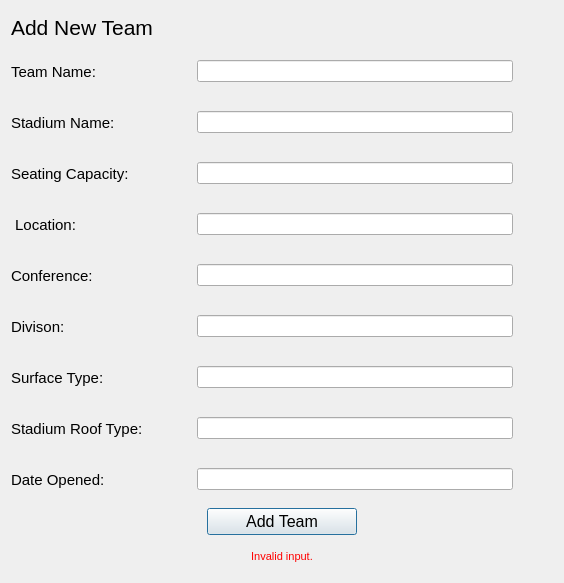
<?xml version="1.0" encoding="UTF-8"?>
<ui version="4.0">
 <class>AddTeamWindow</class>
 <widget class="QDialog" name="AddTeamWindow">
  <property name="geometry">
   <rect>
    <x>0</x>
    <y>0</y>
    <width>564</width>
    <height>583</height>
   </rect>
  </property>
  <property name="minimumSize">
   <size>
    <width>560</width>
    <height>580</height>
   </size>
  </property>
  <property name="windowTitle">
   <string>Add a New Team</string>
  </property>
  <layout class="QVBoxLayout" name="verticalLayout">
   <item>
    <layout class="QHBoxLayout" name="horizontalLayout_11">
     <item>
      <widget class="QLabel" name="label">
       <property name="font">
        <font>
         <pointsize>16</pointsize>
        </font>
       </property>
       <property name="text">
        <string>Add New Team</string>
       </property>
      </widget>
     </item>
     <item>
      <spacer name="horizontalSpacer_21">
       <property name="orientation">
        <enum>Qt::Horizontal</enum>
       </property>
       <property name="sizeHint" stdset="0">
        <size>
         <width>40</width>
         <height>20</height>
        </size>
       </property>
      </spacer>
     </item>
    </layout>
   </item>
   <item>
    <layout class="QHBoxLayout" name="horizontalLayout_9">
     <item>
      <widget class="QLabel" name="label_2">
       <property name="sizePolicy">
        <sizepolicy hsizetype="Minimum" vsizetype="Minimum">
         <horstretch>0</horstretch>
         <verstretch>0</verstretch>
        </sizepolicy>
       </property>
       <property name="minimumSize">
        <size>
         <width>140</width>
         <height>45</height>
        </size>
       </property>
       <property name="font">
        <font>
         <pointsize>11</pointsize>
        </font>
       </property>
       <property name="text">
        <string>Team Name:</string>
       </property>
      </widget>
     </item>
     <item>
      <spacer name="horizontalSpacer">
       <property name="orientation">
        <enum>Qt::Horizontal</enum>
       </property>
       <property name="sizeType">
        <enum>QSizePolicy::Fixed</enum>
       </property>
       <property name="sizeHint" stdset="0">
        <size>
         <width>40</width>
         <height>20</height>
        </size>
       </property>
      </spacer>
     </item>
     <item>
      <widget class="QLineEdit" name="teamNameInput">
       <property name="sizePolicy">
        <sizepolicy hsizetype="MinimumExpanding" vsizetype="Fixed">
         <horstretch>0</horstretch>
         <verstretch>0</verstretch>
        </sizepolicy>
       </property>
       <property name="minimumSize">
        <size>
         <width>60</width>
         <height>0</height>
        </size>
       </property>
      </widget>
     </item>
     <item>
      <spacer name="horizontalSpacer_12">
       <property name="orientation">
        <enum>Qt::Horizontal</enum>
       </property>
       <property name="sizeType">
        <enum>QSizePolicy::Fixed</enum>
       </property>
       <property name="sizeHint" stdset="0">
        <size>
         <width>40</width>
         <height>20</height>
        </size>
       </property>
      </spacer>
     </item>
    </layout>
   </item>
   <item>
    <layout class="QHBoxLayout" name="horizontalLayout_8">
     <item>
      <widget class="QLabel" name="label_3">
       <property name="sizePolicy">
        <sizepolicy hsizetype="Minimum" vsizetype="Minimum">
         <horstretch>0</horstretch>
         <verstretch>0</verstretch>
        </sizepolicy>
       </property>
       <property name="minimumSize">
        <size>
         <width>140</width>
         <height>45</height>
        </size>
       </property>
       <property name="font">
        <font>
         <pointsize>11</pointsize>
        </font>
       </property>
       <property name="text">
        <string>Stadium Name:</string>
       </property>
      </widget>
     </item>
     <item>
      <spacer name="horizontalSpacer_2">
       <property name="orientation">
        <enum>Qt::Horizontal</enum>
       </property>
       <property name="sizeType">
        <enum>QSizePolicy::Fixed</enum>
       </property>
       <property name="sizeHint" stdset="0">
        <size>
         <width>40</width>
         <height>20</height>
        </size>
       </property>
      </spacer>
     </item>
     <item>
      <widget class="QLineEdit" name="stadiumNameInput">
       <property name="sizePolicy">
        <sizepolicy hsizetype="MinimumExpanding" vsizetype="Fixed">
         <horstretch>0</horstretch>
         <verstretch>0</verstretch>
        </sizepolicy>
       </property>
       <property name="minimumSize">
        <size>
         <width>60</width>
         <height>0</height>
        </size>
       </property>
      </widget>
     </item>
     <item>
      <spacer name="horizontalSpacer_13">
       <property name="orientation">
        <enum>Qt::Horizontal</enum>
       </property>
       <property name="sizeType">
        <enum>QSizePolicy::Fixed</enum>
       </property>
       <property name="sizeHint" stdset="0">
        <size>
         <width>40</width>
         <height>20</height>
        </size>
       </property>
      </spacer>
     </item>
    </layout>
   </item>
   <item>
    <layout class="QHBoxLayout" name="horizontalLayout_7">
     <item>
      <widget class="QLabel" name="label_5">
       <property name="sizePolicy">
        <sizepolicy hsizetype="Minimum" vsizetype="Minimum">
         <horstretch>0</horstretch>
         <verstretch>0</verstretch>
        </sizepolicy>
       </property>
       <property name="minimumSize">
        <size>
         <width>140</width>
         <height>45</height>
        </size>
       </property>
       <property name="font">
        <font>
         <pointsize>11</pointsize>
        </font>
       </property>
       <property name="text">
        <string>Seating Capacity:</string>
       </property>
      </widget>
     </item>
     <item>
      <spacer name="horizontalSpacer_3">
       <property name="orientation">
        <enum>Qt::Horizontal</enum>
       </property>
       <property name="sizeType">
        <enum>QSizePolicy::Fixed</enum>
       </property>
       <property name="sizeHint" stdset="0">
        <size>
         <width>40</width>
         <height>20</height>
        </size>
       </property>
      </spacer>
     </item>
     <item>
      <widget class="QLineEdit" name="seatingCapacityInput">
       <property name="sizePolicy">
        <sizepolicy hsizetype="MinimumExpanding" vsizetype="Fixed">
         <horstretch>0</horstretch>
         <verstretch>0</verstretch>
        </sizepolicy>
       </property>
       <property name="minimumSize">
        <size>
         <width>60</width>
         <height>0</height>
        </size>
       </property>
      </widget>
     </item>
     <item>
      <spacer name="horizontalSpacer_14">
       <property name="orientation">
        <enum>Qt::Horizontal</enum>
       </property>
       <property name="sizeType">
        <enum>QSizePolicy::Fixed</enum>
       </property>
       <property name="sizeHint" stdset="0">
        <size>
         <width>40</width>
         <height>20</height>
        </size>
       </property>
      </spacer>
     </item>
    </layout>
   </item>
   <item>
    <layout class="QHBoxLayout" name="horizontalLayout_6">
     <item>
      <widget class="QLabel" name="label_4">
       <property name="sizePolicy">
        <sizepolicy hsizetype="Minimum" vsizetype="Minimum">
         <horstretch>0</horstretch>
         <verstretch>0</verstretch>
        </sizepolicy>
       </property>
       <property name="minimumSize">
        <size>
         <width>140</width>
         <height>45</height>
        </size>
       </property>
       <property name="font">
        <font>
         <pointsize>11</pointsize>
        </font>
       </property>
       <property name="text">
        <string> Location:</string>
       </property>
      </widget>
     </item>
     <item>
      <spacer name="horizontalSpacer_4">
       <property name="orientation">
        <enum>Qt::Horizontal</enum>
       </property>
       <property name="sizeType">
        <enum>QSizePolicy::Fixed</enum>
       </property>
       <property name="sizeHint" stdset="0">
        <size>
         <width>40</width>
         <height>20</height>
        </size>
       </property>
      </spacer>
     </item>
     <item>
      <widget class="QLineEdit" name="locationInput">
       <property name="sizePolicy">
        <sizepolicy hsizetype="MinimumExpanding" vsizetype="Fixed">
         <horstretch>0</horstretch>
         <verstretch>0</verstretch>
        </sizepolicy>
       </property>
       <property name="minimumSize">
        <size>
         <width>60</width>
         <height>0</height>
        </size>
       </property>
      </widget>
     </item>
     <item>
      <spacer name="horizontalSpacer_15">
       <property name="orientation">
        <enum>Qt::Horizontal</enum>
       </property>
       <property name="sizeType">
        <enum>QSizePolicy::Fixed</enum>
       </property>
       <property name="sizeHint" stdset="0">
        <size>
         <width>40</width>
         <height>20</height>
        </size>
       </property>
      </spacer>
     </item>
    </layout>
   </item>
   <item>
    <layout class="QHBoxLayout" name="horizontalLayout_5">
     <item>
      <widget class="QLabel" name="label_6">
       <property name="sizePolicy">
        <sizepolicy hsizetype="Minimum" vsizetype="Minimum">
         <horstretch>0</horstretch>
         <verstretch>0</verstretch>
        </sizepolicy>
       </property>
       <property name="minimumSize">
        <size>
         <width>140</width>
         <height>45</height>
        </size>
       </property>
       <property name="font">
        <font>
         <pointsize>11</pointsize>
        </font>
       </property>
       <property name="text">
        <string>Conference:</string>
       </property>
      </widget>
     </item>
     <item>
      <spacer name="horizontalSpacer_5">
       <property name="orientation">
        <enum>Qt::Horizontal</enum>
       </property>
       <property name="sizeType">
        <enum>QSizePolicy::Fixed</enum>
       </property>
       <property name="sizeHint" stdset="0">
        <size>
         <width>40</width>
         <height>20</height>
        </size>
       </property>
      </spacer>
     </item>
     <item>
      <widget class="QLineEdit" name="conferenceInput">
       <property name="sizePolicy">
        <sizepolicy hsizetype="MinimumExpanding" vsizetype="Fixed">
         <horstretch>0</horstretch>
         <verstretch>0</verstretch>
        </sizepolicy>
       </property>
       <property name="minimumSize">
        <size>
         <width>60</width>
         <height>0</height>
        </size>
       </property>
      </widget>
     </item>
     <item>
      <spacer name="horizontalSpacer_16">
       <property name="orientation">
        <enum>Qt::Horizontal</enum>
       </property>
       <property name="sizeType">
        <enum>QSizePolicy::Fixed</enum>
       </property>
       <property name="sizeHint" stdset="0">
        <size>
         <width>40</width>
         <height>20</height>
        </size>
       </property>
      </spacer>
     </item>
    </layout>
   </item>
   <item>
    <layout class="QHBoxLayout" name="horizontalLayout_4">
     <item>
      <widget class="QLabel" name="label_9">
       <property name="sizePolicy">
        <sizepolicy hsizetype="Minimum" vsizetype="Minimum">
         <horstretch>0</horstretch>
         <verstretch>0</verstretch>
        </sizepolicy>
       </property>
       <property name="minimumSize">
        <size>
         <width>140</width>
         <height>45</height>
        </size>
       </property>
       <property name="font">
        <font>
         <pointsize>11</pointsize>
        </font>
       </property>
       <property name="text">
        <string>Divison:</string>
       </property>
      </widget>
     </item>
     <item>
      <spacer name="horizontalSpacer_6">
       <property name="orientation">
        <enum>Qt::Horizontal</enum>
       </property>
       <property name="sizeType">
        <enum>QSizePolicy::Fixed</enum>
       </property>
       <property name="sizeHint" stdset="0">
        <size>
         <width>40</width>
         <height>20</height>
        </size>
       </property>
      </spacer>
     </item>
     <item>
      <widget class="QLineEdit" name="divisionInput">
       <property name="sizePolicy">
        <sizepolicy hsizetype="MinimumExpanding" vsizetype="Fixed">
         <horstretch>0</horstretch>
         <verstretch>0</verstretch>
        </sizepolicy>
       </property>
       <property name="minimumSize">
        <size>
         <width>60</width>
         <height>0</height>
        </size>
       </property>
      </widget>
     </item>
     <item>
      <spacer name="horizontalSpacer_17">
       <property name="orientation">
        <enum>Qt::Horizontal</enum>
       </property>
       <property name="sizeType">
        <enum>QSizePolicy::Fixed</enum>
       </property>
       <property name="sizeHint" stdset="0">
        <size>
         <width>40</width>
         <height>20</height>
        </size>
       </property>
      </spacer>
     </item>
    </layout>
   </item>
   <item>
    <layout class="QHBoxLayout" name="horizontalLayout_3">
     <item>
      <widget class="QLabel" name="label_7">
       <property name="sizePolicy">
        <sizepolicy hsizetype="Minimum" vsizetype="Minimum">
         <horstretch>0</horstretch>
         <verstretch>0</verstretch>
        </sizepolicy>
       </property>
       <property name="minimumSize">
        <size>
         <width>140</width>
         <height>45</height>
        </size>
       </property>
       <property name="font">
        <font>
         <pointsize>11</pointsize>
        </font>
       </property>
       <property name="text">
        <string>Surface Type:</string>
       </property>
      </widget>
     </item>
     <item>
      <spacer name="horizontalSpacer_8">
       <property name="orientation">
        <enum>Qt::Horizontal</enum>
       </property>
       <property name="sizeType">
        <enum>QSizePolicy::Fixed</enum>
       </property>
       <property name="sizeHint" stdset="0">
        <size>
         <width>40</width>
         <height>20</height>
        </size>
       </property>
      </spacer>
     </item>
     <item>
      <widget class="QLineEdit" name="surfaceTypeInput">
       <property name="sizePolicy">
        <sizepolicy hsizetype="MinimumExpanding" vsizetype="Fixed">
         <horstretch>0</horstretch>
         <verstretch>0</verstretch>
        </sizepolicy>
       </property>
       <property name="minimumSize">
        <size>
         <width>60</width>
         <height>0</height>
        </size>
       </property>
      </widget>
     </item>
     <item>
      <spacer name="horizontalSpacer_18">
       <property name="orientation">
        <enum>Qt::Horizontal</enum>
       </property>
       <property name="sizeType">
        <enum>QSizePolicy::Fixed</enum>
       </property>
       <property name="sizeHint" stdset="0">
        <size>
         <width>40</width>
         <height>20</height>
        </size>
       </property>
      </spacer>
     </item>
    </layout>
   </item>
   <item>
    <layout class="QHBoxLayout" name="horizontalLayout_2">
     <item>
      <widget class="QLabel" name="label_8">
       <property name="sizePolicy">
        <sizepolicy hsizetype="Minimum" vsizetype="Minimum">
         <horstretch>0</horstretch>
         <verstretch>0</verstretch>
        </sizepolicy>
       </property>
       <property name="minimumSize">
        <size>
         <width>140</width>
         <height>45</height>
        </size>
       </property>
       <property name="font">
        <font>
         <pointsize>11</pointsize>
        </font>
       </property>
       <property name="text">
        <string>Stadium Roof Type:</string>
       </property>
      </widget>
     </item>
     <item>
      <spacer name="horizontalSpacer_7">
       <property name="orientation">
        <enum>Qt::Horizontal</enum>
       </property>
       <property name="sizeType">
        <enum>QSizePolicy::Fixed</enum>
       </property>
       <property name="sizeHint" stdset="0">
        <size>
         <width>40</width>
         <height>20</height>
        </size>
       </property>
      </spacer>
     </item>
     <item>
      <widget class="QLineEdit" name="stadiumRoofTypeInput">
       <property name="sizePolicy">
        <sizepolicy hsizetype="MinimumExpanding" vsizetype="Fixed">
         <horstretch>0</horstretch>
         <verstretch>0</verstretch>
        </sizepolicy>
       </property>
       <property name="minimumSize">
        <size>
         <width>60</width>
         <height>0</height>
        </size>
       </property>
      </widget>
     </item>
     <item>
      <spacer name="horizontalSpacer_19">
       <property name="orientation">
        <enum>Qt::Horizontal</enum>
       </property>
       <property name="sizeType">
        <enum>QSizePolicy::Fixed</enum>
       </property>
       <property name="sizeHint" stdset="0">
        <size>
         <width>40</width>
         <height>20</height>
        </size>
       </property>
      </spacer>
     </item>
    </layout>
   </item>
   <item>
    <layout class="QHBoxLayout" name="horizontalLayout">
     <item>
      <widget class="QLabel" name="label_10">
       <property name="sizePolicy">
        <sizepolicy hsizetype="Minimum" vsizetype="Minimum">
         <horstretch>0</horstretch>
         <verstretch>0</verstretch>
        </sizepolicy>
       </property>
       <property name="minimumSize">
        <size>
         <width>140</width>
         <height>45</height>
        </size>
       </property>
       <property name="font">
        <font>
         <pointsize>11</pointsize>
        </font>
       </property>
       <property name="text">
        <string>Date Opened:</string>
       </property>
      </widget>
     </item>
     <item>
      <spacer name="horizontalSpacer_9">
       <property name="orientation">
        <enum>Qt::Horizontal</enum>
       </property>
       <property name="sizeType">
        <enum>QSizePolicy::Fixed</enum>
       </property>
       <property name="sizeHint" stdset="0">
        <size>
         <width>40</width>
         <height>20</height>
        </size>
       </property>
      </spacer>
     </item>
     <item>
      <widget class="QLineEdit" name="dateOpenedInput">
       <property name="sizePolicy">
        <sizepolicy hsizetype="MinimumExpanding" vsizetype="Fixed">
         <horstretch>0</horstretch>
         <verstretch>0</verstretch>
        </sizepolicy>
       </property>
       <property name="minimumSize">
        <size>
         <width>60</width>
         <height>0</height>
        </size>
       </property>
      </widget>
     </item>
     <item>
      <spacer name="horizontalSpacer_20">
       <property name="orientation">
        <enum>Qt::Horizontal</enum>
       </property>
       <property name="sizeType">
        <enum>QSizePolicy::Fixed</enum>
       </property>
       <property name="sizeHint" stdset="0">
        <size>
         <width>40</width>
         <height>17</height>
        </size>
       </property>
      </spacer>
     </item>
    </layout>
   </item>
   <item>
    <layout class="QHBoxLayout" name="horizontalLayout_10">
     <item>
      <spacer name="horizontalSpacer_10">
       <property name="orientation">
        <enum>Qt::Horizontal</enum>
       </property>
       <property name="sizeType">
        <enum>QSizePolicy::Expanding</enum>
       </property>
       <property name="sizeHint" stdset="0">
        <size>
         <width>20</width>
         <height>20</height>
        </size>
       </property>
      </spacer>
     </item>
     <item>
      <widget class="QPushButton" name="addTeamButton">
       <property name="minimumSize">
        <size>
         <width>150</width>
         <height>0</height>
        </size>
       </property>
       <property name="font">
        <font>
         <pointsize>12</pointsize>
        </font>
       </property>
       <property name="text">
        <string>Add Team</string>
       </property>
      </widget>
     </item>
     <item>
      <spacer name="horizontalSpacer_11">
       <property name="orientation">
        <enum>Qt::Horizontal</enum>
       </property>
       <property name="sizeType">
        <enum>QSizePolicy::Expanding</enum>
       </property>
       <property name="sizeHint" stdset="0">
        <size>
         <width>40</width>
         <height>20</height>
        </size>
       </property>
      </spacer>
     </item>
    </layout>
   </item>
   <item>
    <widget class="QLabel" name="statusMessage">
     <property name="font">
      <font>
       <pointsize>8</pointsize>
      </font>
     </property>
     <property name="styleSheet">
      <string notr="true">#statusMessage
{
    color: red;
}</string>
     </property>
     <property name="text">
      <string>Invalid input.</string>
     </property>
     <property name="alignment">
      <set>Qt::AlignCenter</set>
     </property>
    </widget>
   </item>
  </layout>
 </widget>
 <resources/>
 <connections/>
</ui>
